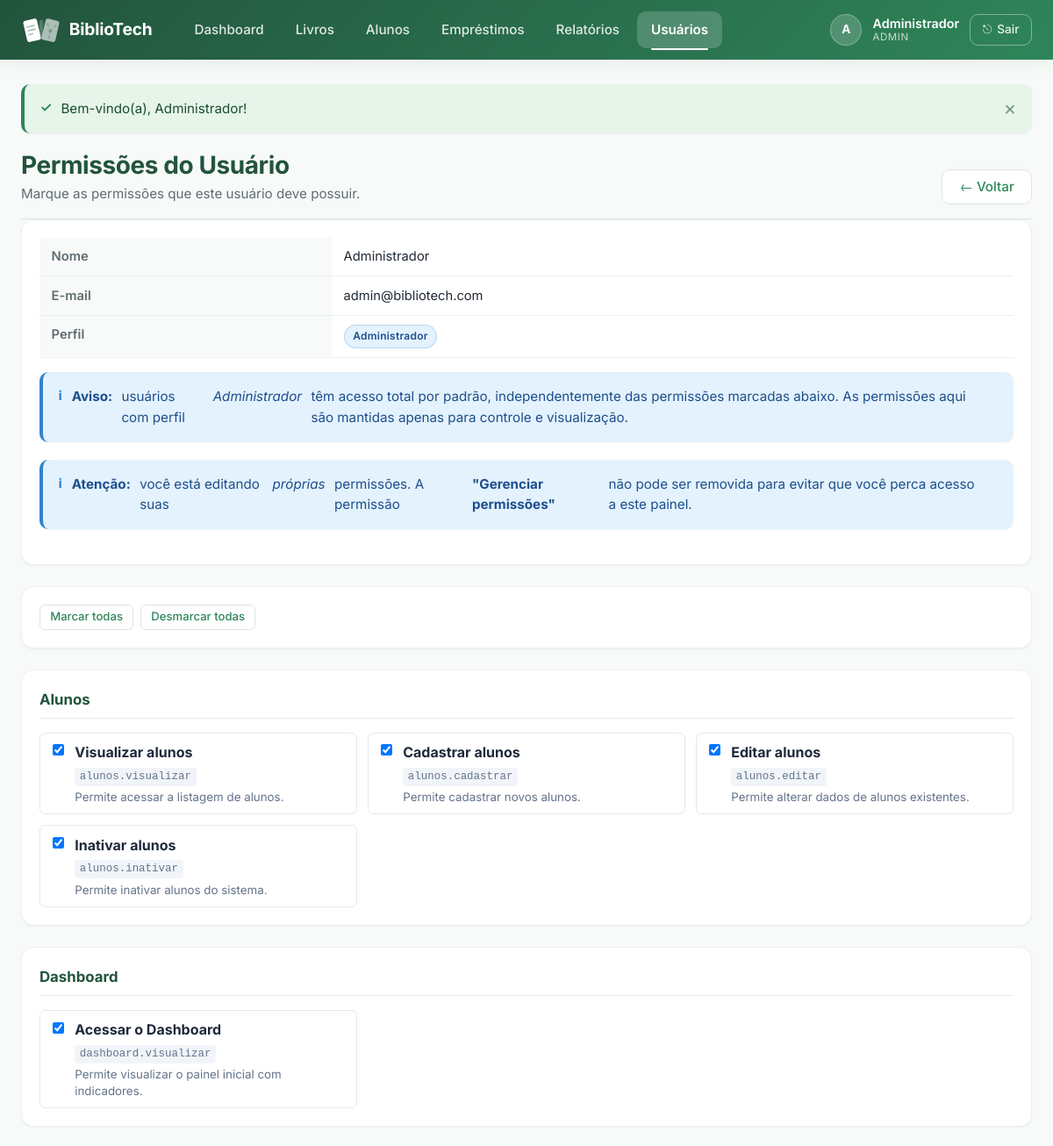
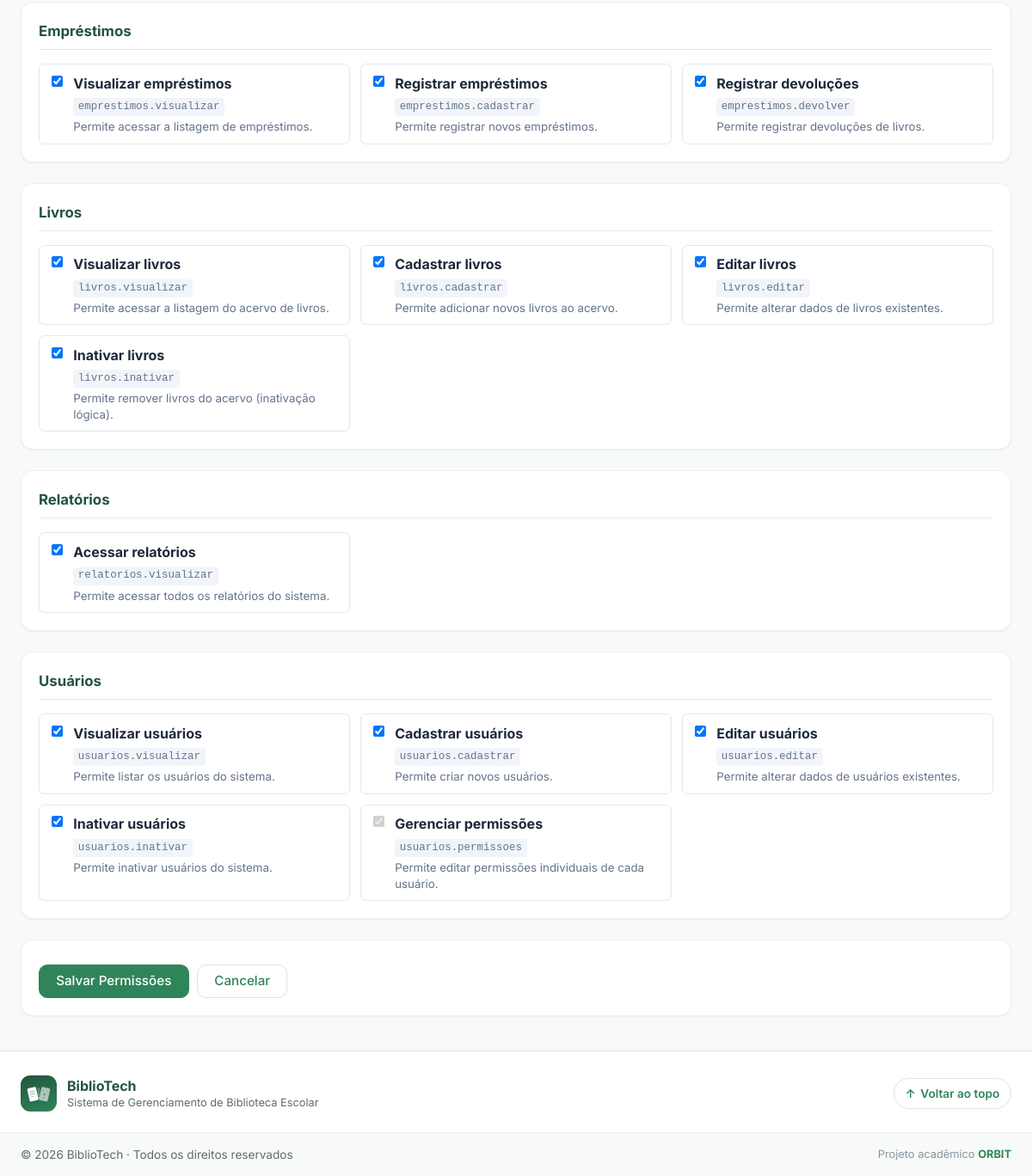
Page /usuarios/permissoes.php?id=1 (signed in) on the committed database (2 pictures, top to bottom).
### tables this page shows
CREATE TABLE IF NOT EXISTS usuarios (
    id         INT             NOT NULL AUTO_INCREMENT,
    nome       VARCHAR(100)    NOT NULL,
    email      VARCHAR(100)    NOT NULL,            
    senha      VARCHAR(255)    NOT NULL,            
    perfil     ENUM(
                   'admin',
                   'bibliotecario'
               )               NOT NULL DEFAULT 'bibliotecario',
    ativo      TINYINT(1)      NOT NULL DEFAULT 1,  
    criado_em  TIMESTAMP       NOT NULL DEFAULT CURRENT_TIMESTAMP,
    atualizado_em TIMESTAMP    NOT NULL DEFAULT CURRENT_TIMESTAMP
                               ON UPDATE CURRENT_TIMESTAMP,

    CONSTRAINT pk_usuarios     PRIMARY KEY (id),
    CONSTRAINT uq_usuarios_email UNIQUE (email)    
);

CREATE TABLE `permissoes` (
  `id` int(11) NOT NULL,
  `codigo` varchar(50) NOT NULL,
  `nome` varchar(100) NOT NULL,
  `descricao` varchar(255) DEFAULT NULL,
  `grupo` varchar(50) NOT NULL,
  `ativo` tinyint(1) NOT NULL DEFAULT 1,
  `criado_em` timestamp NOT NULL DEFAULT current_timestamp()
);

### usuarios/permissoes.php (the view, shortened to what this page needs)
<?php
require_once __DIR__ . '/../includes/conexao.php';
$id = filter_input(INPUT_GET, 'id', FILTER_VALIDATE_INT, [
    'options' => ['min_range' => 1],
]);
try {
    $stmt = $pdo->prepare(
        'SELECT id, nome, email, perfil, ativo
           FROM usuarios
          WHERE id = :id'
    );
    $stmt->execute([':id' => $id]);
    $usuario = $stmt->fetch();
} catch (PDOException $e) {
    error_log('[BiblioTech] usuarios/permissoes busca: ' . $e->getMessage());
    flash('erro', 'Erro ao carregar dados do usuário.');
    redirecionar(BASE_URL . '/usuarios/listar.php');
}
$permissoes_por_grupo = [];
try {
    $stmt = $pdo->query(
        'SELECT id, codigo, nome, descricao, grupo
           FROM permissoes
          WHERE ativo = 1
          ORDER BY grupo ASC, id ASC'
    );
    while ($p = $stmt->fetch()) {
        $permissoes_por_grupo[$p['grupo']][] = $p;
    }
} catch (PDOException $e) {
    error_log('[BiblioTech] usuarios/permissoes lista: ' . $e->getMessage());
    flash('erro', 'Erro ao carregar lista de permissões.');
    redirecionar(BASE_URL . '/usuarios/listar.php');
}
$concedidas = [];
try {
    $stmt = $pdo->prepare(
        'SELECT permissao_id
           FROM usuario_permissoes
          WHERE usuario_id = :uid
            AND permitido  = 1'
    );
    $stmt->execute([':uid' => $id]);
    foreach ($stmt->fetchAll(PDO::FETCH_COLUMN) as $pid) {
        $concedidas[(int) $pid] = true;
    }
} catch (PDOException $e) {
    error_log('[BiblioTech] usuarios/permissoes carregadas: ' . $e->getMessage());
}
$eu_mesmo = ((int) $usuario['id'] === (int) $_SESSION['usuario_id']);
require_once __DIR__ . '/../includes/header.php';
require_once __DIR__ . '/../includes/navbar.php';
?>
<div class="pagina-cabecalho">
    <div class="pagina-cabecalho-texto">
        <h1 class="pagina-titulo">Permissões do Usuário</h1>
        <p class="pagina-subtitulo">
            Marque as permissões que este usuário deve possuir.
        </p>
    </div>
    <a href="<?= e(BASE_URL) ?>/usuarios/listar.php" class="btn btn-secundario">
        &larr; Voltar
    </a>
</div>
<div class="card mb-4">
    <table class="tabela-detalhes">
        <tr>
            <th>Nome</th>
            <td><?= e($usuario['nome']) ?></td>
        </tr>
        <tr>
            <th>E-mail</th>
            <td><?= e($usuario['email']) ?></td>
        </tr>
        <tr>
            <th>Perfil</th>
            <td>
                <?php if ($usuario['perfil'] === 'admin'): ?>
                    <span class="badge badge-info">Administrador</span>
                <?php else: ?>
                    <span class="badge">Bibliotecário</span>
                <?php endif; ?>
            </td>
        </tr>
    </table>
    <?php if ($usuario['perfil'] === 'admin'): ?>
        <div class="flash flash-info" style="margin-top:1rem;">
            <strong>Aviso:</strong>
            usuários com perfil <em>Administrador</em> têm acesso total por padrão,
            independentemente das permissões marcadas abaixo. As permissões aqui são
            mantidas apenas para controle e visualização.
        </div>
    <?php endif; ?>
    <?php if ($eu_mesmo): ?>
        <div class="flash flash-info" style="margin-top:1rem;">
            <strong>Atenção:</strong>
            você está editando suas <em>próprias</em> permissões. A permissão
            <strong>"Gerenciar permissões"</strong> não pode ser removida para evitar
            que você perca acesso a este painel.
        </div>
    <?php endif; ?>
</div>
<form method="POST"
      action="<?= e(BASE_URL) ?>/usuarios/usuarios-back.php"
      id="form-permissoes">
    <div class="card mb-4 acoes-permissoes">
        <button type="button" class="btn btn-sm btn-secundario" id="btn-marcar-todas">
            Marcar todas
        </button>
        <button type="button" class="btn btn-sm btn-secundario" id="btn-desmarcar-todas">
            Desmarcar todas
        </button>
    </div>
    <?php foreach ($permissoes_por_grupo as $grupo => $perms): ?>
        <div class="card mb-4 grupo-permissoes">
            <h3 class="grupo-permissoes-titulo">
                <?= e($grupo) ?>
            </h3>
            <div class="permissoes-grade">
                <?php foreach ($perms as $p):
                    $pid     = (int) $p['id'];
                    $marcado = isset($concedidas[$pid]);
                    $cid     = 'perm_' . $pid;
                    $bloquear_remocao = ($eu_mesmo
                        && $p['codigo'] === 'usuarios.permissoes');
                ?>
                    <label class="permissao-item" for="<?= e($cid) ?>">
                        <input
                            type="checkbox"
                            id="<?= e($cid) ?>"
                            name="permissoes[]"
                            value="<?= $pid ?>"
                            <?= $marcado          ? 'checked'  : '' ?>
                            <?= $bloquear_remocao ? 'checked disabled' : '' ?>
                        >
                        <div class="permissao-texto">
                            <strong><?= e($p['nome']) ?></strong>
                            <code class="permissao-codigo"><?= e($p['codigo']) ?></code>
                            <?php if (!empty($p['descricao'])): ?>
                                <small><?= e($p['descricao']) ?></small>
                            <?php endif; ?>
                        </div>
                    </label>
                <?php endforeach; ?>
            </div>
        </div>
    <?php endforeach; ?>
    <div class="card card-formulario">
        <div class="form-acoes">
            <button type="submit" class="btn btn-primario">Salvar Permissões</button>
            <a href="<?= e(BASE_URL) ?>/usuarios/listar.php" class="btn btn-secundario">Cancelar</a>
        </div>
    </div>
</form>
<?php require_once __DIR__ . '/../includes/footer.php'; ?>

### usuarios/permissoes.php (style rules this page uses)
.acoes-permissoes { display:flex; gap:.5rem; }
.grupo-permissoes-titulo { margin:0 0 1rem 0; padding-bottom:.5rem; border-bottom:1px solid #e2e8f0; }
.permissoes-grade { display:grid; grid-template-columns:repeat(auto-fill, minmax(280px, 1fr)); gap:.75rem; }
.permissao-item { display:flex; align-items:flex-start; gap:.6rem; padding:.6rem; border:1px solid #e2e8f0; border-radius:.4rem; cursor:pointer; transition:background .15s; }
.permissao-item input[type=checkbox] { margin-top:.2rem; }
.permissao-texto { display:flex; flex-direction:column; gap:.2rem; flex:1; }
.permissao-texto strong { color:#1e293b; }
.permissao-codigo { font-family:monospace; font-size:.78rem; color:#64748b; background:#f1f5f9; padding:.05rem .35rem; border-radius:.25rem; width:fit-content; }
.permissao-texto small { color:#64748b; line-height:1.4; }

### rows in the picture
usuarios: nome "Administrador", email "admin@bibliotech.com"
permissoes: codigo "☑", nome "Visualizar alunos", codigo "alunos.visualizar", descricao "Permite acessar a listagem de alunos."
permissoes: codigo "☑", nome "Cadastrar alunos", codigo "alunos.cadastrar", descricao "Permite cadastrar novos alunos."
permissoes: codigo "☑", nome "Editar alunos", codigo "alunos.editar", descricao "Permite alterar dados de alunos existentes."
permissoes: codigo "☑", nome "Inativar alunos", codigo "alunos.inativar", descricao "Permite inativar alunos do sistema."
permissoes: codigo "☑", nome "Acessar o Dashboard", codigo "dashboard.visualizar", descricao "Permite visualizar o painel inicial com indicadores."
permissoes: codigo "☑", nome "Visualizar empréstimos", codigo "emprestimos.visualizar", descricao "Permite acessar a listagem de empréstimos."
permissoes: codigo "☑", nome "Registrar empréstimos", codigo "emprestimos.cadastrar", descricao "Permite registrar novos empréstimos."
permissoes: codigo "☑", nome "Registrar devoluções", codigo "emprestimos.devolver", descricao "Permite registrar devoluções de livros."
permissoes: codigo "☑", nome "Visualizar livros", codigo "livros.visualizar", descricao "Permite acessar a listagem do acervo de livros."
permissoes: codigo "☑", nome "Cadastrar livros", codigo "livros.cadastrar", descricao "Permite adicionar novos livros ao acervo."
permissoes: codigo "☑", nome "Editar livros", codigo "livros.editar", descricao "Permite alterar dados de livros existentes."
permissoes: codigo "☑", nome "Inativar livros", codigo "livros.inativar", descricao "Permite remover livros do acervo (inativação lógica)."
permissoes: codigo "☑", nome "Acessar relatórios", codigo "relatorios.visualizar", descricao "Permite acessar todos os relatórios do sistema."
permissoes: codigo "☑", nome "Visualizar usuários", codigo "usuarios.visualizar", descricao "Permite listar os usuários do sistema."
permissoes: codigo "☑", nome "Cadastrar usuários", codigo "usuarios.cadastrar", descricao "Permite criar novos usuários."
permissoes: codigo "☑", nome "Editar usuários", codigo "usuarios.editar", descricao "Permite alterar dados de usuários existentes."
permissoes: codigo "☑", nome "Inativar usuários", codigo "usuarios.inativar", descricao "Permite inativar usuários do sistema."
permissoes: codigo "☑", nome "Gerenciar permissões", codigo "usuarios.permissoes", descricao "Permite editar permissões individuais de cada usuário."

### other values in the picture
$iniciais "A"
$_SESSION['usuario_nome'] "Administrador"
$_SESSION['usuario_perfil'] "ADMIN"
$msg['mensagem'] "Bem-vindo(a), Administrador!"
$grupo "Alunos"
$grupo "Dashboard"
$grupo "Empréstimos"
$grupo "Livros"
$grupo "Relatórios"
$grupo "Usuários"
